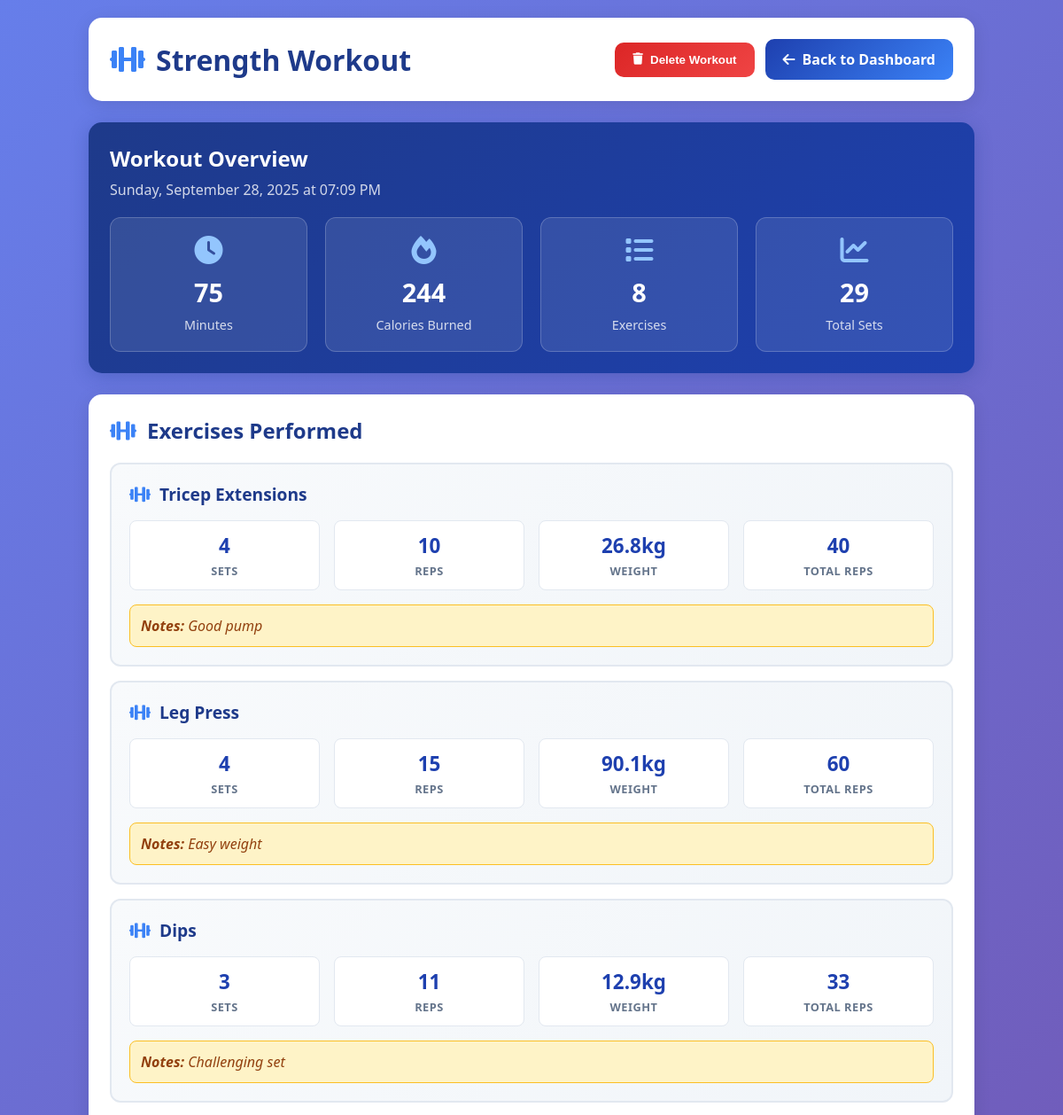
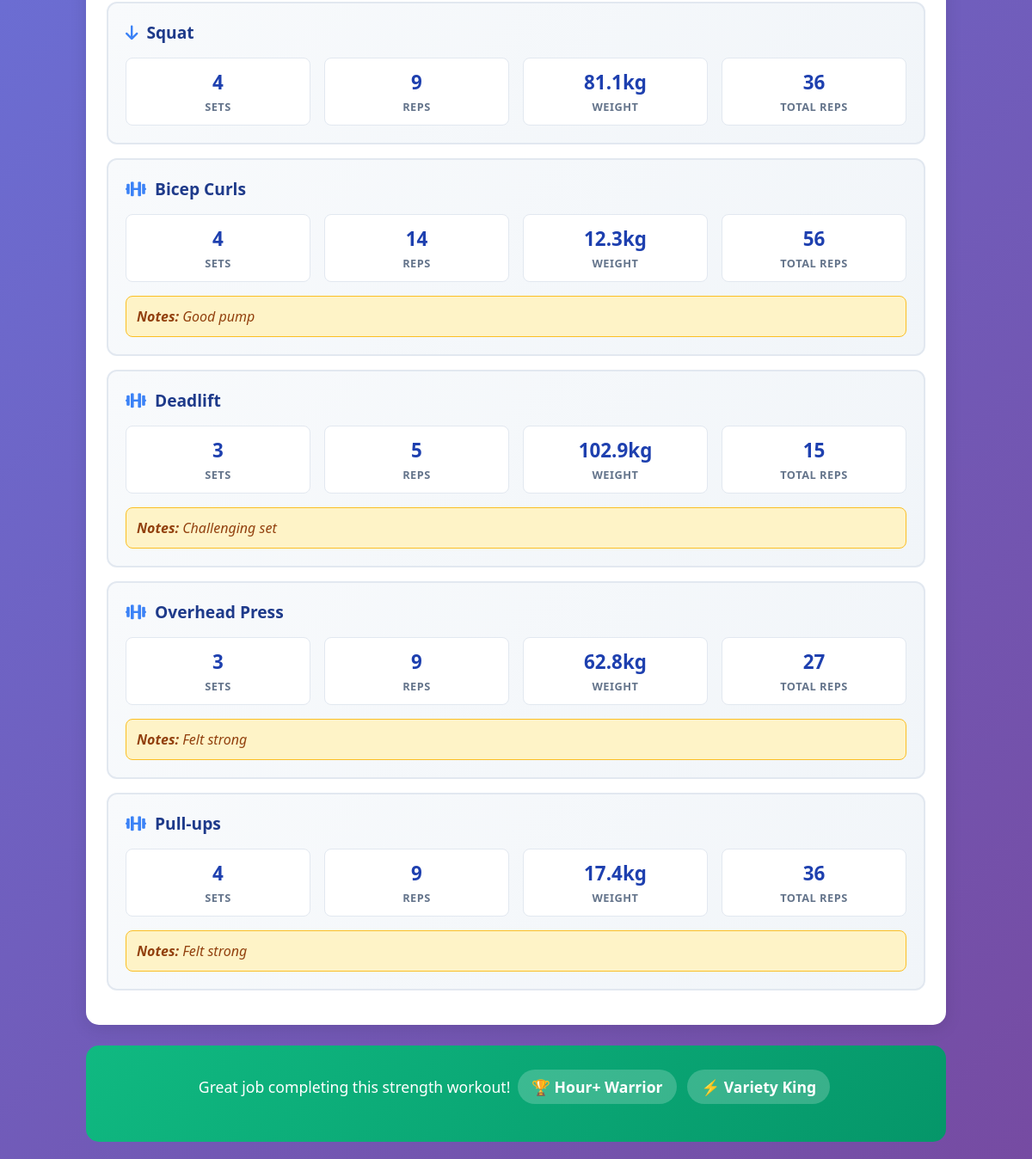
Page /workout-details/5 (signed in) on the committed database (2 pictures, top to bottom).
### tables this page shows
CREATE TABLE "Workouts" (
                workout_id INTEGER PRIMARY KEY AUTOINCREMENT,
                user_id INTEGER NOT NULL,
                workout_type TEXT NOT NULL,
                start_time DATETIME,
                end_time DATETIME,
                duration_min INTEGER,
                calories_burned INTEGER,
                FOREIGN KEY (user_id) REFERENCES Users(user_id)
            );

CREATE TABLE `Exercises`(`exercise_id` TEXT, `workout_id` TEXT, `exercise_name` TEXT, `sets` TEXT, `reps` TEXT, `weight_kg` TEXT, `notes` TEXT);

### main.py (the view)
@app.route('/workout-details/<int:workout_id>')
def workout_details(workout_id):
    if 'user_id' not in session:
        return redirect(url_for('login'))
    conn = get_db_connection()
    user_id = session['user_id']
    workout = conn.execute(
        'SELECT * FROM Workouts WHERE workout_id = ? AND user_id = ?',
        (workout_id, user_id)
    ).fetchone()
    if not workout:
        conn.close()
        return redirect(url_for('dashboard'))
    workout_dict = dict(workout)
    if workout_dict['start_time']:
        try:
            from datetime import datetime
            workout_dict['start_time'] = datetime.strptime(workout_dict['start_time'], '%Y-%m-%d %H:%M:%S')
        except (ValueError, TypeError):
            workout_dict['start_time'] = None
    workout_dict['duration_min'] = int(workout_dict['duration_min']) if workout_dict['duration_min'] else 0
    workout_dict['calories_burned'] = int(workout_dict['calories_burned']) if workout_dict['calories_burned'] else 0
    exercises = []
    try:
        exercises_raw = conn.execute(
            'SELECT * FROM Exercises WHERE workout_id = ? ORDER BY exercise_id',
            (workout_id,)
        ).fetchall()
        exercises = [dict(exercise) for exercise in exercises_raw]
        for exercise in exercises:
            exercise['sets'] = int(exercise['sets']) if exercise['sets'] else 0
            exercise['reps'] = int(exercise['reps']) if exercise['reps'] else 0
            exercise['weight_kg'] = float(exercise['weight_kg']) if exercise['weight_kg'] else 0.0
    except sqlite3.OperationalError:
        exercises = []
    conn.close()
    return render_template('workout-details.html', workout=workout_dict, exercises=exercises)

### main.py (called while the page is built)
def get_db_connection():
    conn = sqlite3.connect('database/data_source.db')
    conn.row_factory = sqlite3.Row
    return conn

### templates/workout-details.html (shortened to what this page needs)
<!DOCTYPE html>
<html lang="en">
<head>
    <link rel="stylesheet" href="https://cdnjs.cloudflare.com/ajax/libs/font-awesome/6.0.0/css/all.min.css">
</head>
<body>
    <div class="container">
        <div class="header">
            <h1 class="workout-title">
                <i class="fas fa-{% if workout.workout_type == 'cardio' %}heartbeat{% elif workout.workout_type == 'strength' %}dumbbell{% elif workout.workout_type == 'flexibility' %}leaf{% else %}running{% endif %}"></i>
                {{ workout.workout_type|title }} Workout
            </h1>
            <div class="header-actions">
                <button id="deleteWorkout" class="delete-btn" onclick="confirmDelete({{ workout.workout_id }})">
                    <i class="fas fa-trash"></i>
                    Delete Workout
                </button>
                <a href="/dashboard" class="back-btn">
                    <i class="fas fa-arrow-left"></i>
                    Back to Dashboard
                </a>
            </div>
        </div>
        <div class="workout-overview">
            <h2 style="margin-bottom: 8px;">Workout Overview</h2>
            <p style="opacity: 0.8; margin-bottom: 0;">
                {{ workout.start_time.strftime('%A, %B %d, %Y at %I:%M %p') if workout.start_time else 'Date not available' }}
            </p>
            <div class="overview-grid">
                <div class="overview-card">
                    <i class="fas fa-clock"></i>
                    <div class="overview-value">{{ workout.duration_min }}</div>
                    <div class="overview-label">Minutes</div>
                </div>
                {% if workout.calories_burned and workout.calories_burned > 0 %}
                <div class="overview-card">
                    <i class="fas fa-fire"></i>
                    <div class="overview-value">{{ workout.calories_burned }}</div>
                    <div class="overview-label">Calories Burned</div>
                </div>
                {% endif %}
                <div class="overview-card">
                    <i class="fas fa-list"></i>
                    <div class="overview-value">{{ exercises|length }}</div>
                    <div class="overview-label">Exercises</div>
                </div>
                <div class="overview-card">
                    <i class="fas fa-chart-line"></i>
                    <div class="overview-value">
                        {% if exercises %}
                            {{ exercises|sum(attribute='sets')|int }}
                        {% else %}
                            0
                        {% endif %}
                    </div>
                    <div class="overview-label">Total Sets</div>
                </div>
            </div>
        </div>
        <div class="exercises-section">
            <h2 class="section-title">
                <i class="fas fa-dumbbell"></i>
                Exercises Performed
            </h2>
            {% if exercises %}
                {% for exercise in exercises %}
                <div class="exercise-card">
                    <div class="exercise-header">
                        <h3 class="exercise-name">
                            <i class="fas fa-{% if 'push' in exercise.exercise_name.lower() %}hand-rock{% elif 'squat' in exercise.exercise_name.lower() %}arrow-down{% elif 'bench' in exercise.exercise_name.lower() %}bed{% else %}dumbbell{% endif %}"></i>
                            {{ exercise.exercise_name }}
                        </h3>
                    </div>
                    <div class="exercise-stats">
                        <div class="stat-item">
                            <div class="stat-value">{{ exercise.sets }}</div>
                            <div class="stat-label">Sets</div>
                        </div>
                        {% if 'plank' in exercise.exercise_name.lower() or 'treadmill' in exercise.exercise_name.lower() or 'cycling' in exercise.exercise_name.lower() or 'elliptical' in exercise.exercise_name.lower() or 'rowing' in exercise.exercise_name.lower() or 'stair' in exercise.exercise_name.lower() or 'rope' in exercise.exercise_name.lower() or 'climber' in exercise.exercise_name.lower() or 'knees' in exercise.exercise_name.lower() or 'fold' in exercise.exercise_name.lower() or 'dog' in exercise.exercise_name.lower() or 'pose' in exercise.exercise_name.lower() or 'twist' in exercise.exercise_name.lower() or 'stretch' in exercise.exercise_name.lower() or 'walk' in exercise.exercise_name.lower() or 'crawl' in exercise.exercise_name.lower() or 'ropes' in exercise.exercise_name.lower() or 'jacks' in exercise.exercise_name.lower() %}
                        <div class="stat-item">
                            <div class="stat-value">{{ exercise.reps }}</div>
                            <div class="stat-label">Reps</div>
                        </div>
                        {% endif %}
                        {% if exercise.weight_kg and exercise.weight_kg > 0 %}
                        <div class="stat-item">
                            <div class="stat-value">{{ exercise.weight_kg }}kg</div>
                            <div class="stat-label">Weight</div>
                        </div>
                        {% endif %}
                        <div class="stat-item">
                            {% if 'plank' in exercise.exercise_name.lower() or 'treadmill' in exercise.exercise_name.lower() or 'cycling' in exercise.exercise_name.lower() or 'elliptical' in exercise.exercise_name.lower() or 'rowing' in exercise.exercise_name.lower() or 'stair' in exercise.exercise_name.lower() or 'rope' in exercise.exercise_name.lower() or 'climber' in exercise.exercise_name.lower() or 'knees' in exercise.exercise_name.lower() or 'fold' in exercise.exercise_name.lower() or 'dog' in exercise.exercise_name.lower() or 'pose' in exercise.exercise_name.lower() or 'twist' in exercise.exercise_name.lower() or 'stretch' in exercise.exercise_name.lower() or 'walk' in exercise.exercise_name.lower() or 'crawl' in exercise.exercise_name.lower() or 'ropes' in exercise.exercise_name.lower() or 'jacks' in exercise.exercise_name.lower() %}
                                <div class="stat-value">{{ (exercise.sets * exercise.reps)|int }}</div>
                                <div class="stat-label">Total Reps</div>
                        </div>
                    </div>
                    {% if exercise.notes and exercise.notes.strip() %}
                    <div class="exercise-notes">
                        <strong>Notes:</strong> {{ exercise.notes }}
                    </div>
                    {% endif %}
                </div>
        </div>
        {% if exercises %}
        <div class="workout-summary">
            <div class="summary-text">
                Great job completing this {{ workout.workout_type }} workout!
                {% if workout.duration_min >= 60 %}
                <span class="achievement-badge">🏆 Hour+ Warrior</span>
                {% elif workout.duration_min >= 30 %}
                <span class="achievement-badge">💪 Solid Session</span>
                {% endif %}
                {% if exercises|length >= 10 %}
                <span class="achievement-badge">🎯 Exercise Master</span>
                {% elif exercises|length >= 5 %}
                <span class="achievement-badge">⚡ Variety King</span>
                {% endif %}
            </div>
        </div>
        {% endif %}
    </div>
</body>
</html>

### templates/workout-details.html (style rules this page uses)
* { margin: 0; padding: 0; box-sizing: border-box; }
body { font-family: 'Segoe UI', Tahoma, Geneva, Verdana, sans-serif; background: linear-gradient(135deg, #667eea 0%, #764ba2 100%); min-height: 100vh; padding: 20px; }
.container { max-width: 1000px; margin: 0 auto; }
.header { background: white; border-radius: 15px; padding: 24px; margin-bottom: 24px; box-shadow: 0 4px 20px rgba(0,0,0,0.1); display: flex; justify-content: space-between; align-items: center; }
.header-actions { display: flex; gap: 12px; align-items: center; }
.workout-title { color: #1e3a8a; font-size: 2rem; font-weight: 700; display: flex; align-items: center; gap: 12px; }
.workout-title i { color: #3b82f6; }
.back-btn { background: linear-gradient(135deg, #1e40af 0%, #3b82f6 100%); color: white; padding: 12px 20px; border: none; border-radius: 10px; text-decoration: none; font-weight: 600; transition: all 0.3s ease; display: flex; align-items: center; gap: 8px; }
.delete-btn { background: linear-gradient(135deg, #dc2626 0%, #ef4444 100%); color: white; padding: 12px 20px; border: none; border-radius: 10px; font-weight: 600; transition: all 0.3s ease; display: flex; align-items: center; gap: 8px; cursor: pointer; }
.workout-overview { background: linear-gradient(135deg, #1e3a8a 0%, #1e40af 100%); border-radius: 15px; padding: 24px; margin-bottom: 24px; color: white; box-shadow: 0 4px 20px rgba(30, 58, 138, 0.3); }
.overview-grid { display: grid; grid-template-columns: repeat(auto-fit, minmax(200px, 1fr)); gap: 20px; margin-top: 20px; }
.overview-card { background: rgba(255, 255, 255, 0.1); border: 1px solid rgba(255, 255, 255, 0.2); border-radius: 12px; padding: 20px; text-align: center; transition: all 0.3s ease; }
.overview-card i { font-size: 2rem; color: #93c5fd; margin-bottom: 12px; }
.overview-value { font-size: 1.8rem; font-weight: 700; margin-bottom: 8px; }
.overview-label { font-size: 0.9rem; opacity: 0.8; }
.exercises-section { background: white; border-radius: 15px; padding: 24px; box-shadow: 0 4px 20px rgba(0,0,0,0.1); }
.section-title { color: #1e3a8a; font-size: 1.5rem; font-weight: 700; margin-bottom: 20px; display: flex; align-items: center; gap: 12px; }
.section-title i { color: #3b82f6; }
.exercise-card { background: linear-gradient(135deg, #f8fafc 0%, #f1f5f9 100%); border: 2px solid #e2e8f0; border-radius: 12px; padding: 20px; margin-bottom: 16px; transition: all 0.3s ease; }
.exercise-header { display: flex; justify-content: space-between; align-items: center; margin-bottom: 16px; }
.exercise-name { font-size: 1.2rem; font-weight: 700; color: #1e3a8a; display: flex; align-items: center; gap: 10px; }
.exercise-name i { color: #3b82f6; }
.exercise-stats { display: grid; grid-template-columns: repeat(auto-fit, minmax(120px, 1fr)); gap: 16px; }
.stat-item { text-align: center; background: white; padding: 12px; border-radius: 8px; border: 1px solid #e2e8f0; }
.stat-value { font-size: 1.4rem; font-weight: 700; color: #1e40af; margin-bottom: 4px; }
.stat-label { font-size: 0.8rem; color: #64748b; text-transform: uppercase; font-weight: 600; letter-spacing: 0.5px; }
.exercise-notes { margin-top: 16px; padding: 12px; background: #fef3c7; border: 1px solid #fbbf24; border-radius: 8px; color: #92400e; font-style: italic; }
.workout-summary { background: linear-gradient(135deg, #10b981 0%, #059669 100%); color: white; border-radius: 15px; padding: 24px; margin-top: 24px; text-align: center; }
.summary-text { font-size: 1.1rem; margin-bottom: 16px; }
.achievement-badge { display: inline-block; background: rgba(255, 255, 255, 0.2); padding: 8px 16px; border-radius: 20px; font-weight: 600; margin: 4px; }

### rows in the picture
Workouts: workout_type "Strength", duration_min "75", calories_burned "244", workout_type "strength"
Exercises: exercise_name "Tricep Extensions", sets "4", reps "10", weight_kg "26.8", (exercise.sets*exercise.reps)|int "40", notes "Good pump"
Exercises: exercise_name "Leg Press", sets "4", reps "15", weight_kg "90.1", (exercise.sets*exercise.reps)|int "60", notes "Easy weight"
Exercises: exercise_name "Dips", sets "3", reps "11", weight_kg "12.9", (exercise.sets*exercise.reps)|int "33", notes "Challenging set"
Exercises: exercise_name "Squat", sets "4", reps "9", weight_kg "81.1", (exercise.sets*exercise.reps)|int "36"
Exercises: exercise_name "Bicep Curls", sets "4", reps "14", weight_kg "12.3", (exercise.sets*exercise.reps)|int "56", notes "Good pump"
Exercises: exercise_name "Deadlift", sets "3", reps "5", weight_kg "102.9", (exercise.sets*exercise.reps)|int "15", notes "Challenging set"
Exercises: exercise_name "Overhead Press", sets "3", reps "9", weight_kg "62.8", (exercise.sets*exercise.reps)|int "27", notes "Felt strong"
Exercises: exercise_name "Pull-ups", sets "4", reps "9", weight_kg "17.4", (exercise.sets*exercise.reps)|int "36", notes "Felt strong"

### other values in the picture
{{ exercises|length }} "8"
{{ exercises|sum(attribute='sets')|int }} "29"
